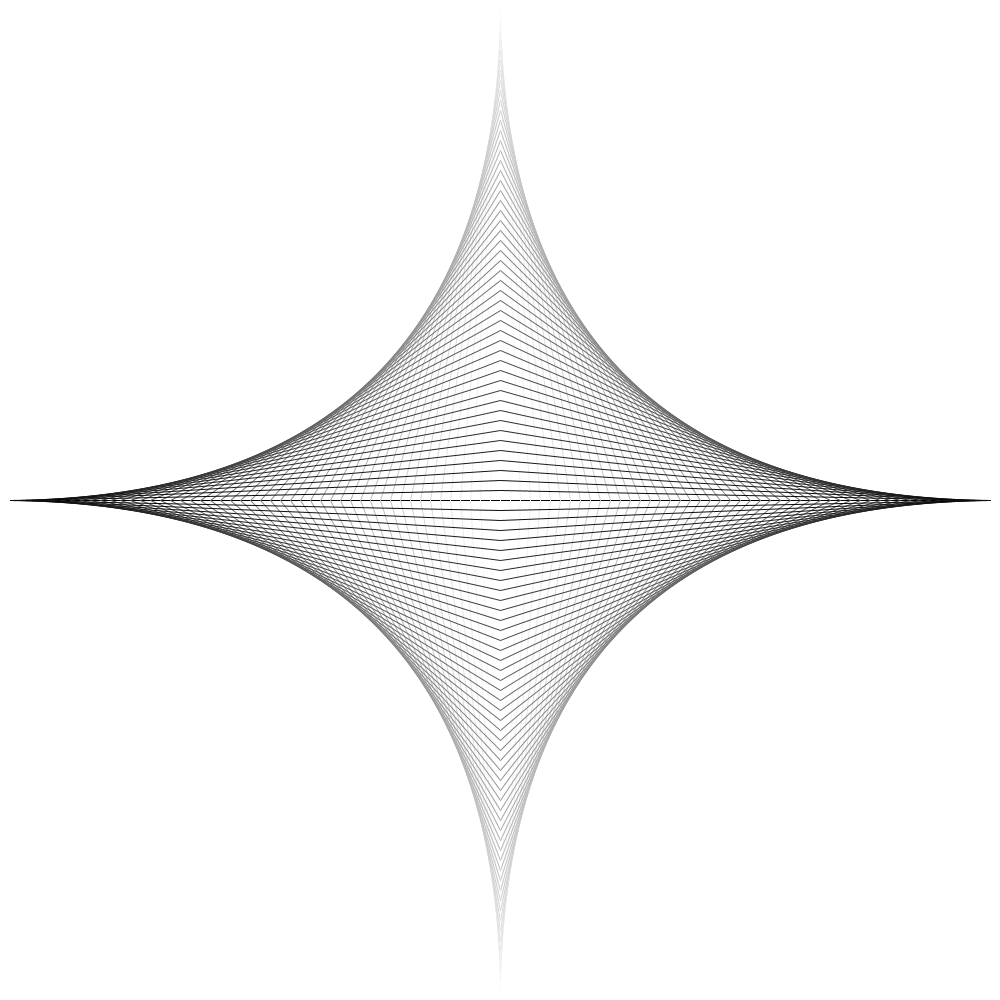
Frame 1 (no input)
Frame 60 (the mouse pressed at the canvas centre just before this capture): identical to frame 1, image omitted
Frame 120 (the mouse held since frame 60 and released just before this capture): identical to frame 1, image omitted

The Processing sketch that drew this single still picture (run headless with seeded random() and noise(); from frame 60 on, the mouse is pressed at the canvas centre):

// Processing sketch: star
// ── star.pde

int size = 1000;

float[] origin = {size/2,size/2};

int n = 50;
int pas = 10;
void setup()
{
  size(1000,1000);
  background(255);
  stroke(0);
  drawAxes(n, pas);
  drawBotLeft(n, pas);
  drawTopLeft(n, pas);
  drawTopRight(n, pas);
  drawBotRight(n, pas);
}

void draw()
{

}


void drawAxes(int dimension, int pas)
{
  line(origin[0] - ((dimension - 1)* pas), origin[1], origin[0] + ((dimension - 1) * pas), origin[1]);
  line(origin[0], origin[1] - ((dimension - 2) * pas), origin[0], origin[1] + ((dimension - 2) * pas));
}


void drawBotLeft(int dimension, int pas)
{
  float[] xPoints = new float[dimension];
  float[] yPoints = new float[dimension];
  
  
  for(int i = 0; i < dimension; i++)
  {
    xPoints[i] = origin[0] - (i * pas);
    yPoints[i] = origin[1] + ((dimension - i) * pas);
  }
  
  for(int u = 0; u < dimension; u++)
  {
    stroke(255 - 5 * u, 255 - 5 * u, 255 - 5 * u); 
    line(xPoints[u], origin[1], origin[0], yPoints[u]);
  }
}


void drawTopLeft(int dimension, int pas)
{
  float[] xPoints = new float[dimension];
  float[] yPoints = new float[dimension];
  
  
  for(int i = 0; i < dimension; i++)
  {
    xPoints[i] = origin[0] - (i * pas);
    yPoints[i] = origin[1] - ((dimension - i) * pas);
  }
  
  for(int u = 0; u < dimension; u++)
  {
    stroke(255 - 5 * u, 255 - 5 * u, 255 - 5 * u);
    line(xPoints[u], origin[1], origin[0], yPoints[u]);
  }
}


void drawBotRight(int dimension, int pas)
{
  float[] xPoints = new float[dimension];
  float[] yPoints = new float[dimension];
  
  
  for(int i = 0 ; i < dimension; i++)
  {
    xPoints[i] = origin[0] + (i * pas);
    yPoints[i] = origin[1] + ((dimension - i) * pas);
  }
  
  for(int u = 0; u < dimension; u++)
  {
    stroke(255 - 5 * u, 255 - 5 * u, 255 - 5 * u);
    line(xPoints[u], origin[1], origin[0], yPoints[u]);
  }
}


void drawTopRight(int dimension, int pas)
{
  float[] xPoints = new float[dimension];
  float[] yPoints = new float[dimension];
  
  
  for(int i = 0 ; i < dimension; i++)
  {
    xPoints[i] = origin[0] + (i * pas);
    yPoints[i] = origin[1] - ((dimension - i) * pas);
  }
  
  for(int u = 0; u < dimension; u++)
  {
    stroke(255 - 5 * u, 255 - 5 * u, 255 - 5 * u);
    line(xPoints[u], origin[1], origin[0], yPoints[u]);
  }
}
